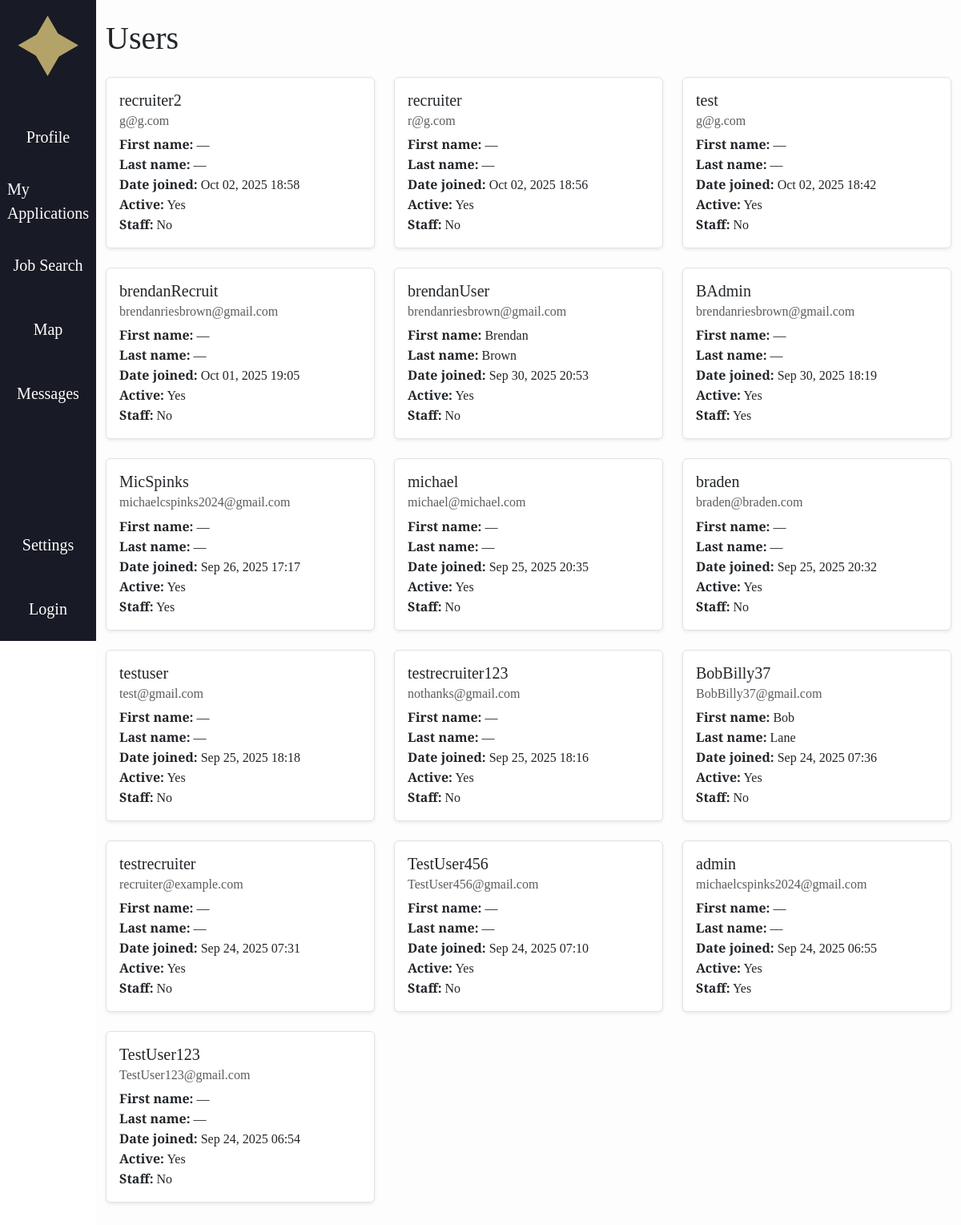
The page /manageusers/ on the database its author committed.
### accounts/models.py (models this page shows, shortened)
class CustomUser(AbstractUser):
    ROLE_CHOICES = (
        ("recruiter", "Recruiter"),
        ("user", "User"),
    )
    role = models.CharField(max_length=20, choices=ROLE_CHOICES, default="user")
    fname = models.CharField(max_length=30, blank=True, default='')
    lname = models.CharField(max_length=30, blank=True, default='')
    headline = models.CharField(max_length=255, blank=True, default='')
    skills = models.TextField(blank=True, default='')
    education = models.TextField(blank=True, default='')
    work_experience = models.TextField(blank=True, default='')
    location = models.CharField(max_length=255, blank=True, default='')
    links = models.TextField(blank=True, default='')
    show_headline = models.BooleanField(default=True)
    show_skills = models.BooleanField(default=True)
    show_education = models.BooleanField(default=True)
    show_work_experience = models.BooleanField(default=True)
    show_location = models.BooleanField(default=True)
    show_links = models.BooleanField(default=True)

### Ahome/views.py (the view)
# urls.py: path('manageusers/', views.manageusers, name='Ahome.manageusers'),
def manageusers(request):
    users = CustomUser.objects.all().order_by('-date_joined')
    return render(request, 'Ahome/manageusers.html', {'users': users})

### jobble/context_processors.py (called while the page is built, shortened)
def user_template(request):
    return {"base_template": "base.html"}           # default for anonymous users

### Ahome/templates/Ahome/manageusers.html (shortened to what this page needs)
{% extends base_template %}
{% load static %}
{% block content %}
<div class="container py-4">
	<h1 class="mb-4">Users</h1>
	<div class="row">
		{% for user in users %}
		<div class="col-md-6 col-lg-4 mb-4">
			<div class="card shadow-sm h-100">
				<div class="card-body">
					<h5 class="card-title">{{ user.username }}</h5>
					<h6 class="card-subtitle mb-2 text-muted">{{ user.email }}</h6>
					<p class="card-text">
						<strong>First name:</strong> {{ user.fname|default:"—" }}<br>
						<strong>Last name:</strong> {{ user.lname|default:"—" }}<br>
						<strong>Date joined:</strong> {{ user.date_joined|date:"M d, Y H:i" }}<br>
						<strong>Active:</strong> {{ user.is_active|yesno:"Yes,No" }}<br>
						<strong>Staff:</strong> {{ user.is_staff|yesno:"Yes,No" }}
					</p>
				</div>
			</div>
		</div>
		{% empty %}
		<p>No users found.</p>
		{% endfor %}
	</div>
</div>
{% endblock content %}

### jobble/static/css/style.css (style rules this page uses)
* { font-family: "DM Serif Text", serif; font-weight: 400; font-style: normal; }
body { overflow-x: hidden; }
h1 { font-size: 36px; }
.card { border: 1.5px solid #dee2e6 !important; }

### rows shown on the page
CustomUser: username "recruiter2", email "g@g.com", fname "—", lname "—", date_joined "Oct 02, 2025 18:58", is_active "Yes", is_staff "No"
CustomUser: username "recruiter", email "r@g.com", fname "—", lname "—", date_joined "Oct 02, 2025 18:56", is_active "Yes", is_staff "No"
CustomUser: username "test", email "g@g.com", fname "—", lname "—", date_joined "Oct 02, 2025 18:42", is_active "Yes", is_staff "No"
CustomUser: username "brendanRecruit", email "brendanriesbrown@gmail.com", fname "—", lname "—", date_joined "Oct 01, 2025 19:05", is_active "Yes", is_staff "No"
CustomUser: username "brendanUser", email "brendanriesbrown@gmail.com", fname "Brendan", lname "Brown", date_joined "Sep 30, 2025 20:53", is_active "Yes", is_staff "No"
CustomUser: username "BAdmin", email "brendanriesbrown@gmail.com", fname "—", lname "—", date_joined "Sep 30, 2025 18:19", is_active "Yes", is_staff "Yes"
CustomUser: username "MicSpinks", email "michaelcspinks2024@gmail.com", fname "—", lname "—", date_joined "Sep 26, 2025 17:17", is_active "Yes", is_staff "Yes"
CustomUser: username "michael", email "michael@michael.com", fname "—", lname "—", date_joined "Sep 25, 2025 20:35", is_active "Yes", is_staff "No"
CustomUser: username "braden", email "braden@braden.com", fname "—", lname "—", date_joined "Sep 25, 2025 20:32", is_active "Yes", is_staff "No"
CustomUser: username "testuser", email "test@gmail.com", fname "—", lname "—", date_joined "Sep 25, 2025 18:18", is_active "Yes", is_staff "No"
CustomUser: username "testrecruiter123", email "nothanks@gmail.com", fname "—", lname "—", date_joined "Sep 25, 2025 18:16", is_active "Yes", is_staff "No"
CustomUser: username "BobBilly37", email "BobBilly37@gmail.com", fname "Bob", lname "Lane", date_joined "Sep 24, 2025 07:36", is_active "Yes", is_staff "No"
CustomUser: username "testrecruiter", email "recruiter@example.com", fname "—", lname "—", date_joined "Sep 24, 2025 07:31", is_active "Yes", is_staff "No"
CustomUser: username "TestUser456", email "TestUser456@gmail.com", fname "—", lname "—", date_joined "Sep 24, 2025 07:10", is_active "Yes", is_staff "No"
CustomUser: username "admin", email "michaelcspinks2024@gmail.com", fname "—", lname "—", date_joined "Sep 24, 2025 06:55", is_active "Yes", is_staff "Yes"
CustomUser: username "TestUser123", email "TestUser123@gmail.com", fname "—", lname "—", date_joined "Sep 24, 2025 06:54", is_active "Yes", is_staff "No"
